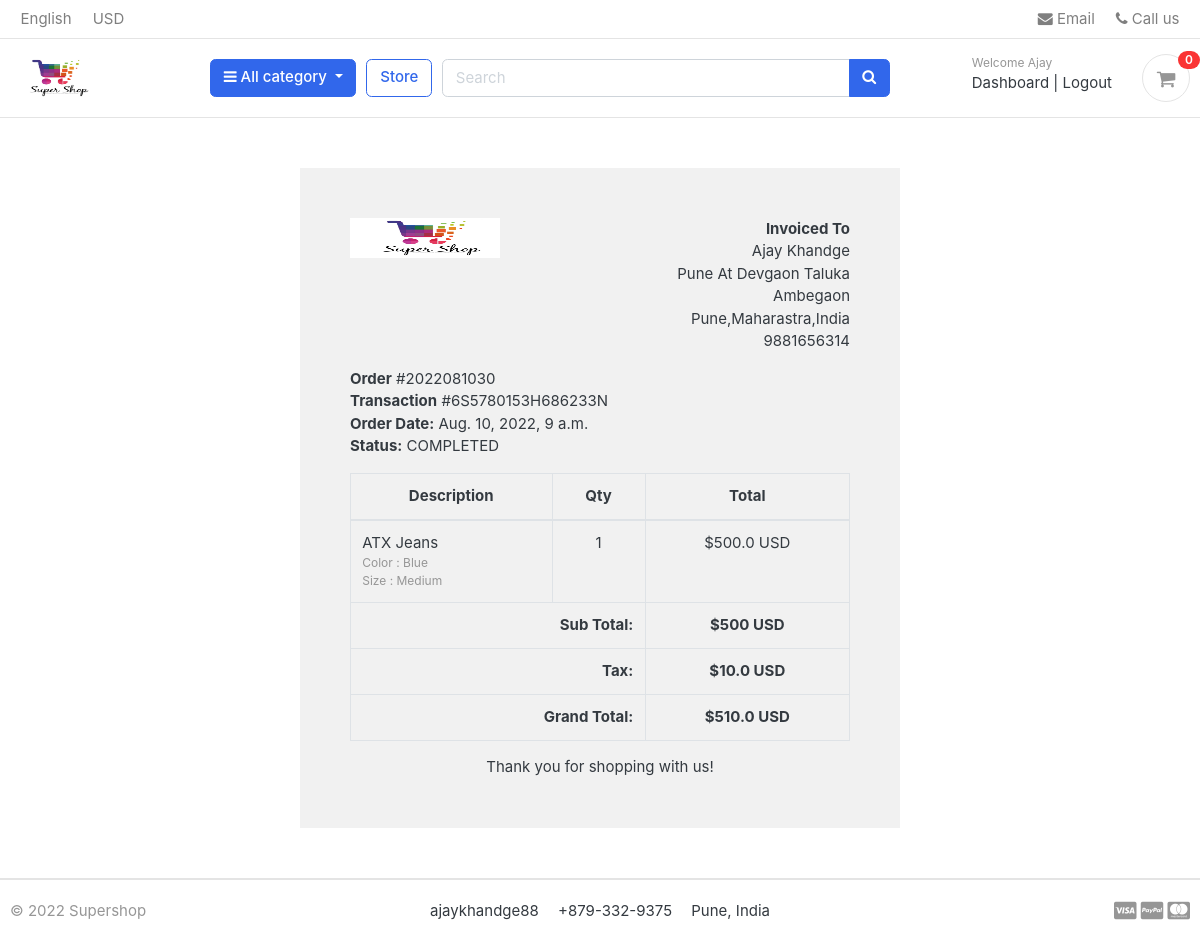
Page /accounts/order_details/2022081030/ (signed in) on the committed database.
### accounts/models.py (models this page shows, shortened)
class Account(AbstractBaseUser):
    first_name = models.CharField(max_length=50)
    last_name = models.CharField(max_length=50)
    username = models.CharField(max_length=50,unique=True)
    email = models.EmailField(max_length=100, unique=True)
    phone_number = models.CharField(max_length=50)
    date_joined = models.DateTimeField(auto_now_add=True)
    last_login = models.DateTimeField(auto_now_add=True)
    is_admin = models.BooleanField(default=False)
    is_staff = models.BooleanField(default=False)
    is_active = models.BooleanField(default=False)
    is_superadmin = models.BooleanField(default=False)
    USERNAME_FIELD = 'email'
    REQUIRED_FIELDS = ['username','first_name','last_name']
    objects = MyAccountManager()

### orders/models.py (models this page shows, shortened)
class Order(models.Model):
    STATUS = (
        ('New','New'),
        ('Accepted','Accepted'),
        ('Completed','Completed'),
        ('Cancelled','Cancelled'),
    )
    user = models.ForeignKey(Account,on_delete=models.SET_NULL,null=True)
    payment = models.ForeignKey(Payment,on_delete=models.SET_NULL,blank=True,null=True)
    order_number = models.CharField(max_length=100)
    first_name = models.CharField(max_length=100)
    last_name = models.CharField(max_length=100)
    phone = models.CharField(max_length=15)
    email = models.CharField(max_length=50)
    address_line_1 = models.CharField(max_length=50)
    address_line_2 = models.CharField(max_length=50,blank=True)
    country = models.CharField(max_length=50)
    state = models.CharField(max_length=50)
    city = models.CharField(max_length=50)
    order_note = models.CharField(max_length=50,blank=True)
    order_total = models.CharField(max_length=50)
    tax = models.FloatField()
    status = models.CharField(max_length=10,choices=STATUS,default='New')
    ip = models.CharField(max_length=20,blank=True)
    is_ordered = models.BooleanField(default=False)
    created_at = models.DateTimeField(auto_now_add=True)
    updated_at = models.DateTimeField(auto_now=True)
    def get_full_name(self):
        return f'{self.first_name} {self.last_name}'
    def get_full_address(self):
        return f'{self.address_line_1} {self.address_line_2}'

class Payment(models.Model):
    user = models.ForeignKey(Account,on_delete=models.CASCADE)
    payment_id = models.CharField(max_length=100)
    payment_method = models.CharField(max_length=100)
    amount_paid = models.CharField(max_length=100)
    status = models.CharField(max_length=100)
    created_at = models.DateTimeField(auto_now_add=True)

class OrderProduct(models.Model):
    order = models.ForeignKey(Order,on_delete=models.CASCADE)
    payment = models.ForeignKey(Payment,on_delete=models.CASCADE)
    user = models.ForeignKey(Account,on_delete=models.CASCADE)
    product = models.ForeignKey(Product,on_delete=models.CASCADE)
    variations = models.ManyToManyField(Variation,blank=True)   #product can have many colors
    quantity = models.IntegerField()
    product_price = models.FloatField()
    ordered = models.BooleanField(default=False)
    created_at = models.DateTimeField(auto_now_add=True)
    updated_at  = models.DateTimeField(auto_now=True)

### store/models.py (models this page shows, shortened)
class Product(models.Model):
    product_name = models.CharField(max_length=200,unique=True)
    slug = models.SlugField(max_length=200,unique=True)
    description = models.TextField(max_length=500,blank=True)
    price = models.IntegerField()
    image = models.ImageField(upload_to='photos/products')
    stock = models.IntegerField()
    is_available = models.BooleanField(default=True)
    category = models.ForeignKey(Category,on_delete=models.CASCADE)  #when category is deleted all prods under category will be deleted
    created_date = models.DateTimeField(auto_now_add=True)
    modified_date = models.DateTimeField(auto_now=True)

class Variation(models.Model):
    product = models.ForeignKey(Product,on_delete=models.CASCADE)
    variation_value = models.CharField(max_length=100,null=True)
    variation_category = models.CharField(max_length=100, choices=variation_category_choice)
    is_active = models.BooleanField(default=True)
    created_date = models.DateTimeField(auto_now=True)
    objects = VariationManager()

### accounts/views.py (the view)
# urls.py: path('order_details/<int:order_id>/',views.order_details, name = 'order_details'),
@login_required(login_url='login')
def order_details(request,order_id):
    order_detail = OrderProduct.objects.filter(order__order_number = order_id)
    order = Order.objects.get(order_number = order_id)
    sub_total  = 0
    for item in order_detail:
        sub_total += item.product.price * item.quantity
    context = {
        'order':order,
        'order_detail':order_detail,
        'sub_total':sub_total,
    }
    return render(request,'accounts/order_details.html',context)

### carts/context_processors.py (called while the page is built)
def cart_counter(request):
    if 'admin' in request.path:
        return {}
    else:
        cart_count = 0
        try:
            cart = Cart.objects.filter(cart_id = _cart_id(request))
            if request.user.is_authenticated:
                cart_items = CartItem.objects.all().filter(user = request.user)
            else:
                cart_items = CartItem.objects.all().filter(cart = cart[:1])
            for cart_item in cart_items:
                cart_count+=cart_item.quantity
        except Cart.DoesNotExist:
            cart_count = 0
    return dict(cart_count = cart_count)

### carts/views.py (called while the page is built)
def _cart_id(request):
    cart = request.session.session_key
    if not cart:
        cart = request.session.create()
    return cart

### category/context_processors.py (called while the page is built)
def menu_links(request):
    categories = Category.objects.all()
    return dict(links = categories)

### category/models.py (called while the page is built)
    def get_url(self):
        return reverse('products_by_category',args = [self.slug])

### templates/accounts/order_details.html
{% extends 'base.html' %}
{% load static %}
{% block content %}
<div class="container" style="margin: 0 auto;width: 50%;padding: 50px;background: #f1f1f1;margin-top: 50px;margin-bottom: 50px;">
    <div class="row invoice row-printable">
        <div class="col-md-12">
            <div class="panel panel-default plain" id="dash_0">
                <div class="panel-body p30">
                    <div class="row">
                        <div class="col-lg-6">
                            <div class="invoice-logo"><img src="{% static 'site/supershop.png' %}" width="150px" height="150px" alt="Invoice logo" style="max-height: 40px;"></div>
                        </div>
                        <div class="col-lg-6">
                            <div class="invoice-from">
                                <ul class="list-unstyled text-right">
                                    <li><strong>Invoiced To</strong></li>
                                    <li>{{order.get_full_name}}</li>
                                    <li>{{order.get_full_address}}</li>
                                    <li>{{order.city}},{{order.state}},{{order.country}}</li>
                                    <li>{{order.phone}}</li>
                                </ul>
                            </div>
                        </div>
                        <div class="col-lg-12">
                            <div class="invoice-details mt25">
                                <div class="well">
                                    <ul class="list-unstyled mb0">
                                        <li><strong>Order</strong> #{{order.order_number}}</li>
                                        <li><strong>Transaction</strong> #{{order.payment.payment_id}}</li>
                                        <li><strong>Order Date:</strong> {{order.created_at}}</li>
                                        <li><strong>Status:</strong> {{order.payment.status}}</li>
                                    </ul>
                                </div>
                            </div>
                            <div class="invoice-items">
                                <div class="table-responsive" style="overflow: hidden; outline: none;" tabindex="0">
                                    <table class="table table-bordered">
                                        <thead>
                                            <tr>
                                                <th class="per70 text-center">Description</th>
                                                <th class="per5 text-center">Qty</th>
                                                <th class="per25 text-center">Total</th>
                                            </tr>
                                        </thead>
                                        <tbody>
                                            {% for product in order_detail %}
                                            <tr>
                                                <td>{{product.product.product_name}}
                                                    <p class="text-muted small">
                                                        {% if product.variations.all %}
                                                            {% for item in product.variations.all %}
                                                            {{item.variation_category | capfirst}} : {{item.variation_value | capfirst }}
                                                            <br>
                                                            {% endfor %}
                                                        {% endif%}
                                                    </p>
                                                </td>
                                                <td class="text-center">{{product.quantity}}</td>
                                                <td class="text-center">${{product.product_price}} USD</td>
                                            </tr>
                                            {% endfor %}
                                        </tbody>
                                        <tfoot>
                                            <tr>
                                                <th colspan="2" class="text-right">Sub Total:</th>
                                                <th class="text-center">${{sub_total}} USD</th>
                                            </tr>
                                            <tr>
                                                <th colspan="2" class="text-right">Tax:</th>
                                                <th class="text-center">${{order.tax}} USD</th>
                                            </tr>
                                            <tr>
                                                <th colspan="2" class="text-right">Grand Total:</th>
                                                <th class="text-center">${{order.order_total}} USD</th>
                                            </tr>
                                        </tfoot>
                                    </table>
                                </div>
                            </div>
                            <div class="invoice-footer mt25">
                                <p class="text-center">Thank you for shopping with us!</p>
                            </div>
                        </div>
                    </div>
                </div>
            </div>
        </div>
    </div>
    </div>
{% endblock content %}

### templates/includes/navbar.html (shortened to what this page needs)
{% load static %}
<header class="section-header">
    <nav class="navbar p-md-0 navbar-expand-sm navbar-light border-bottom">
    <div class="container">
      <div class="collapse navbar-collapse" id="navbarTop4">
        <ul class="navbar-nav mr-auto">
            <li class="nav-item dropdown">
                 <a href="#" class="nav-link">   English </a>
            </li>
            <li class="nav-item dropdown">
                <a href="#" class="nav-link"> USD </a>
            </li>
        </ul>
        <ul class="navbar-nav">
            <li><a href="#" class="nav-link"> <i class="fa fa-envelope"></i> Email </a></li>
            <li><a href="#" class="nav-link"> <i class="fa fa-phone"></i> Call us </a></li>
        </ul>
      </div>
    </div>
    </nav>
    <section class="header-main border-bottom">
        <div class="container">
    <div class="row align-items-center">
        <div class="col-lg-2 col-md-3 col-6">
            <a href="{% url 'home' %}" class="brand-wrap">
                <img class="logo" src="{% static 'site/supershop.png' %}" width="90px" height="80px">
            </a>
        </div>
        <div class="col-lg col-sm col-md col-6 flex-grow-0">
            <div class="category-wrap dropdown d-inline-block float-right">
                <button type="button" class="btn btn-primary dropdown-toggle" data-toggle="dropdown">
                    <i class="fa fa-bars"></i> All category
                </button>
            </div>
        </div>
        <a href="{% url 'store'%}" class="btn btn-outline-primary">Store</a>
        <div class="col-lg  col-md-6 col-sm-12 col">
            <form action="{% url 'search' %}" class="search">
                <div class="input-group w-100">
                    <input type="text" class="form-control" style="width:60%;" placeholder="Search" name="keyword">
                    <div class="input-group-append">
                      <button class="btn btn-primary" type="submit">
                        <i class="fa fa-search"></i>
                      </button>
                    </div>
                </div>
            </form>
        </div>
        <div class="col-lg-3 col-sm-6 col-8 order-2 order-lg-3">
                    <div class="d-flex justify-content-end mb-3 mb-lg-0">
                        {% if user.id is None %}
                        <div class="widget-header">
                            <small class="title text-muted">Welcome guest!</small>
                            <div>
                                <a href="{% url 'login' %}">Sign in</a> <span class="dark-transp"> | </span>
                                <a href="{% url 'register' %}"> Register</a>
                            </div>
                        </div>
                        {% else %}
                        <div class="widget-header">
                            <small class="title text-muted">Welcome {{user.first_name }} </small>
                            <div>
                                <a href="{% url 'dashboard' %}">Dashboard</a> <span class="dark-transp"> | </span>
                                <a href="{% url 'logout' %}"> Logout</a>
                            </div>
                        </div>
                        {% endif %}
                        <a href="{% url 'carts' %}" class="widget-header pl-3 ml-3">
                            <div class="icon icon-sm rounded-circle border"><i class="fa fa-shopping-cart"></i></div>
                            <span class="badge badge-pill badge-danger notify">{{cart_count}}</span>
                        </a>
                    </div>
                </div>
    </div>
        </div>
    </section>
    </header>

### static/css/ui.css (style rules this page uses)
html { font-family: "Inter", sans-serif; font-size: 15px; }
.icon-xs, .icon-sm, .icon-md, .icon-lg { display: inline-block; text-align: center; flex-shrink: 0; flex-grow: 0; }
.icon-sm { width: 48px; height: 48px; line-height: 48px !important; font-size: 20px; }
p:last-child { margin-bottom: 0; }
.header-main { position: relative; padding-top: 1rem; padding-bottom: 1rem; }
.brand-wrap .logo, .navbar-brand .logo { margin-right: 7px; max-height: 42px; display: inline-block; }
.widget-header { display: inline-block; vertical-align: middle; position: relative; }
.widget-header a { color: #343a40; }
.widget-header i { color: #969696; }
.widget-header .title { display: block; }
.widget-header .notify { position: absolute; top: -3px; right: -10px; }
[class*=list-] li:after { visibility: hidden; display: block; content: ""; overflow: hidden; height: 0; clear: both; }
.notify { position: absolute; top: -4px; right: -10px; display: inline-block; padding: 0.25em 0.6em; font-size: 12px; line-height: 1; text-align: center; border-radius: 3rem; color: #fff; background-color: #fa3434; }

### rows in the picture
Account: first_name "Ajay"
Order: get_full_name "Ajay Khandge", get_full_address "Pune At Devgaon Taluka Ambegaon", city "Pune", state "Maharastra", country "India", phone "9881656314", order_number "2022081030", payment.payment_id "6S5780153H686233N", created_at "Aug. 10, 2022, 9 a.m.", payment.status "COMPLETED", tax "10.0", order_total "510.0"
OrderProduct: product.product_name "ATX Jeans", quantity "1", product_price "500.0"
Variation: variation_category "Color", variation_value "Blue"
Variation: variation_category "Size", variation_value "Medium"

### other values in the picture
{{ cart_count }} "0"
{{ sub_total }} "500"
